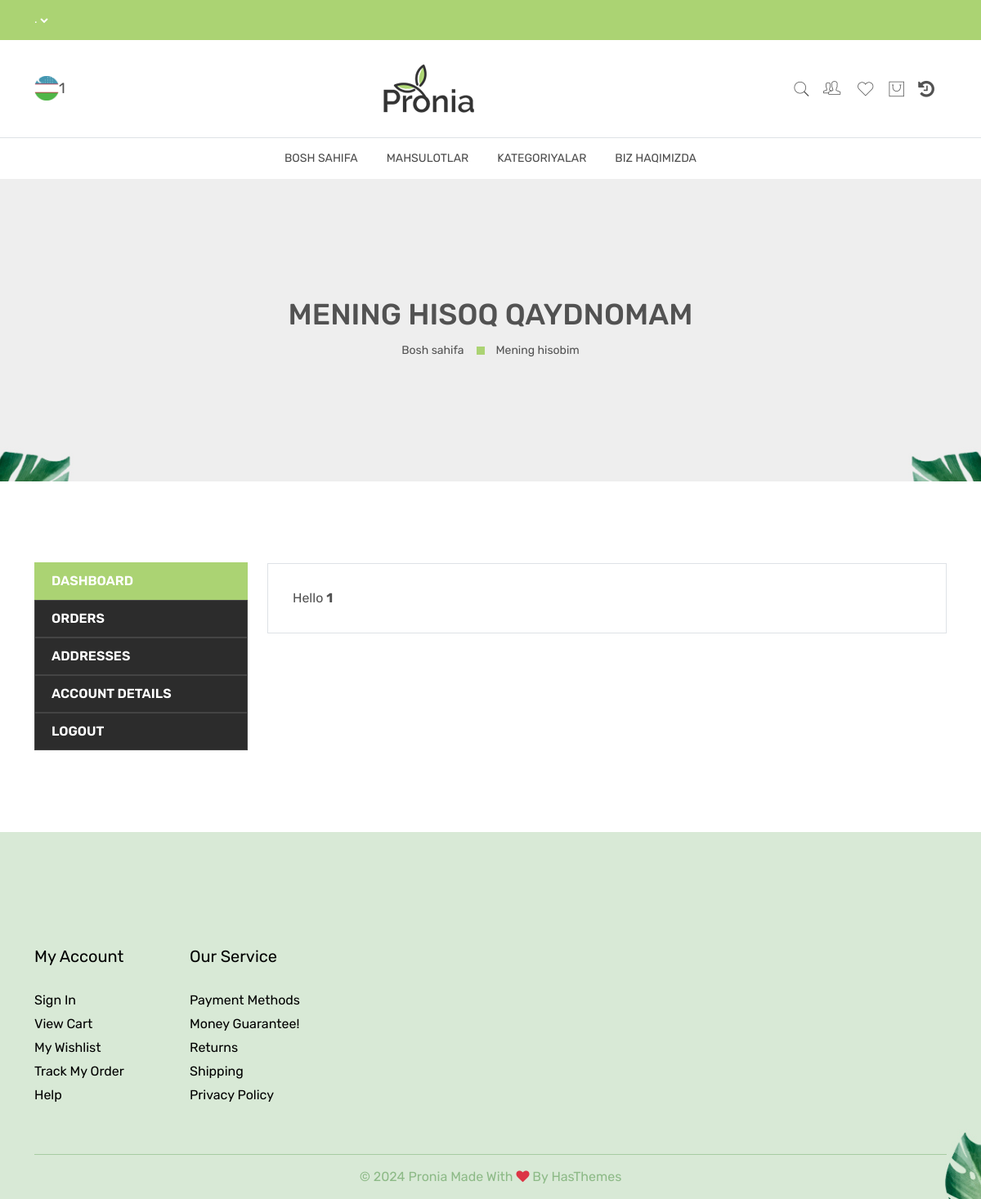
The app's page /auth/profile/ (signed in) with its own data.
### main/models.py (models this page shows, shortened)
class User(AbstractUser):
    avatar = models.ImageField(upload_to='avatar/',default='avatar/default.png')
    address = models.CharField(max_length=255, blank=True, null=True)
    phone = models.CharField(max_length=255, blank=True, null=True)
    zip_code = models.IntegerField(blank=True, null=True)
    class Meta(AbstractUser.Meta):
        swappable = "AUTH_USER_MODEL"

### main/auth/views.py (the view, shortened to what this page needs)
# urls.py: path('profile/',views.profile,name='profile'),
@login_required(login_url='auth:login')
def profile(request):
    return render(request, 'front/auth/profile.html')

### templates/front/auth/profile.html (shortened to what this page needs)
{% extends 'front/base.html' %}
{% load static %}
{% block content %}
            <main class="main-content">
                <div class="breadcrumb-area breadcrumb-height" data-bg-image="{% static 'front/images/breadcrumb/bg/1-1-1919x388.jpg' %}">
                    <div class="container h-100">
                        <div class="row h-100">
                            <div class="col-lg-12">
                                <div class="breadcrumb-item">
                                    <h2 class="breadcrumb-heading">Mening hisoq qaydnomam</h2>
                                    <ul>
                                        <li>
                                            <a href="{% url 'front:index' %}">Bosh sahifa</a>
                                        </li>
                                        <li>Mening hisobim</li>
                                    </ul>
                                </div>
                            </div>
                        </div>
                    </div>
                </div>
                <div class="account-page-area section-space-y-axis-100">
                    <div class="container">
                        <div class="row">
                            <div class="col-lg-3">
                                <ul class="nav myaccount-tab-trigger" id="account-page-tab" role="tablist">
                                    <li class="nav-item">
                                        <a class="nav-link active" id="account-dashboard-tab" data-bs-toggle="tab" href="#account-dashboard" role="tab" aria-controls="account-dashboard" aria-selected="true">Dashboard</a>
                                    </li>
                                    <li class="nav-item">
                                        <a class="nav-link" id="account-orders-tab" data-bs-toggle="tab" href="#account-orders" role="tab" aria-controls="account-orders" aria-selected="false">Orders</a>
                                    </li>
                                    <li class="nav-item">
                                        <a class="nav-link" id="account-address-tab" data-bs-toggle="tab" href="#account-address" role="tab" aria-controls="account-address" aria-selected="false">Addresses</a>
                                    </li>
                                    <li class="nav-item">
                                        <a class="nav-link" id="account-details-tab" data-bs-toggle="tab" href="#account-details" role="tab" aria-controls="account-details" aria-selected="false">Account Details</a>
                                    </li>
                                    <li class="nav-item">
                                        <a class="nav-link" id="account-logout-tab" href="{% url 'auth:logout' %}" role="tab" aria-selected="false">Logout</a>
                                    </li>
                                </ul>
                            </div>
                            <div class="col-lg-9">
                                <div class="tab-content myaccount-tab-content" id="account-page-tab-content">
                                    <div class="tab-pane fade show active" id="account-dashboard" role="tabpanel" aria-labelledby="account-dashboard-tab">
                                        <div class="myaccount-dashboard">
                                            <p>Hello <b>{{user.username}}</b>
                                        </div>
                                    </div>
                                </div>
                            </div>
                        </div>
                    </div>
                </div>
            </main>
{% endblock content %}

### templates/front/base.html (shortened to what this page needs)
{% load static %}
<!DOCTYPE html>
<html lang="zxx">
<head>
    <link rel="stylesheet" href="{% static 'front/css/bootstrap.min.css' %}" />
    <link rel="stylesheet" href="{% static 'front/css/font-awesome.min.css' %}" />
    <link rel="stylesheet" href="{% static 'front/css/Pe-icon-7-stroke.css' %}" />
    <link rel="stylesheet" href="{% static 'front/css/animate.min.css' %}">
    <link rel="stylesheet" href="{% static 'front/css/swiper-bundle.min.css' %}">
    <link rel="stylesheet" href="{% static 'front/css/nice-select.css' %}">
    <link rel="stylesheet" href="{% static 'front/css/magnific-popup.min.css' %}" />
    <link rel="stylesheet" href="{% static 'front/css/ion.rangeSlider.min.css' %}" />
    <link rel="stylesheet" href="{% static 'front/css/style.css' %}">
</head>
<body>
    <div class="main-wrapper">
        <header class="main-header-area">
            <div class="header-top bg-pronia-primary d-none d-lg-block">
                <div class="container">
                    <div class="row align-items-center">
                        <div class="col-6">
                            <div class="header-top">
                                <ul class="dropdown-wrap">
                                    <li class="dropdown">
                                        <div class="btn btn-link  ht-btn">
                                            .
                                        </div>
                                    </li>
                                </ul>
                            </div>
                        </div>
                    </div>
                </div>
            </div>
            <div class="header-middle py-30">
                <div class="container">
                    <div class="row align-items-center">
                        <div class="col-lg-12">
                            <div class="header-middle-wrap position-relative">
                                <div class="header-contact d-none d-lg-flex">
                                    <div>
                                        <img src="{{user.avatar.url}}" alt="" height="30px">
                                    </div>
                                    <div>
                                        <a href="{% url 'auth:profile' %}">  {{user.username}}</a>
                                    </div>
                                </div>
                                <a href="{% url 'front:index' %}" class="header-logo">
                                    <img src="{% static 'front/images/logo/dark.png' %}" alt="Header Logo">
                                </a>
                                <div class="header-right">
                                    <ul>
                                        <li>
                                            <a href="#exampleModal" class="search-btn bt" data-bs-toggle="modal" data-bs-target="#exampleModal">
                                                <i class="pe-7s-search"></i>
                                            </a>
                                        </li>
                                        <li class="dropdown d-none d-lg-block">
                                            <button class="btn btn-link dropdown-toggle ht-btn p-0" type="button" id="settingButton" data-bs-toggle="dropdown" aria-label="setting" aria-expanded="false">
                                                <i class="pe-7s-users"></i>
                                            </button>
                                        </li>
                                        <li class="d-none d-lg-block">
                                            <a href="{% url 'front:wishlist' %}">
                                                <i class="pe-7s-like"></i>
                                            </a>
                                        </li>
                                        <li class="d-none d-lg-block">
                                            <a href="{% url 'front:active_cart' %}">
                                                <i class="pe-7s-shopbag"></i>
                                            </a>
                                        </li>
                                        <li class="d-none d-lg-block">
                                            <a href="{% url 'front:carts' %}">
                                                <i class="fa fa-history"></i>                                            </a>
                                        </li>
                                    </ul>
                                </div>
                            </div>
                        </div>
                    </div>
                </div>
            </div>
            <div class="header-bottom d-none d-lg-block">
                <div class="container">
                    <div class="row">
                        <div class="col-lg-12">
                            <div class="main-menu position-relative">
                                <nav class="main-nav">
                                    <ul>
                                        <li>
                                            <a href="{% url 'front:index'%}">Bosh sahifa</a>
                                        </li>
                                        <li>
                                            <a href="">Mahsulotlar</a>
                                        </li>
                                        <li class="drop-holder">
                                            <a href="{% url 'front:index' %}">Kategoriyalar</a>
                                        </li>
                                        <li>
                                            <a href="about.html">Biz haqimizda</a>
                                        </li>
                                    </ul>
                                </nav>
                            </div>
                        </div>
                    </div>
                </div>
            </div>
        </header>
{% block content %}
{% endblock content %}
<div class="footer-area" data-bg-image="{% static 'front/images/footer/bg/1-1920x465.jpg' %}">
    <div class="footer-top section-space-top-100 pb-60">
        <div class="container">
            <div class="row">
                <div class="col-lg-2 col-md-4 pt-40">
                    <div class="footer-widget-item">
                        <h3 class="footer-widget-title">My Account</h3>
                        <ul class="footer-widget-list-item">
                            <li>
                                <a href="#">Sign In</a>
                            </li>
                            <li>
                                <a href="#">View Cart</a>
                            </li>
                            <li>
                                <a href="#">My Wishlist</a>
                            </li>
                            <li>
                                <a href="#">Track My Order</a>
                            </li>
                            <li>
                                <a href="#">Help</a>
                            </li>
                        </ul>
                    </div>
                </div>
                <div class="col-lg-2 col-md-4 pt-40">
                    <div class="footer-widget-item">
                        <h3 class="footer-widget-title">Our Service</h3>
                        <ul class="footer-widget-list-item">
                            <li>
                                <a href="#">Payment Methods</a>
                            </li>
                            <li>
                                <a href="#">Money Guarantee!</a>
                            </li>
                            <li>
                                <a href="#">Returns</a>
                            </li>
                            <li>
                                <a href="#">Shipping</a>
                            </li>
                            <li>
                                <a href="#">Privacy Policy</a>
                            </li>
                        </ul>
                    </div>
                </div>
            </div>
        </div>
    </div>
    <div class="footer-bottom">
        <div class="container">
            <div class="row">
                <div class="col-lg-12">
                    <div class="copyright">
                        <span class="copyright-text">© 2024 Pronia Made with <i class="fa fa-heart text-danger"></i> by
                    <a href="https://hasthemes.com/" rel="noopener" target="_blank">HasThemes</a> </span>
                    </div>
                </div>
            </div>
        </div>
    </div>
</div>
</div>
</body>
</html>

### records on screen
User: avatar (picture), username "1"
